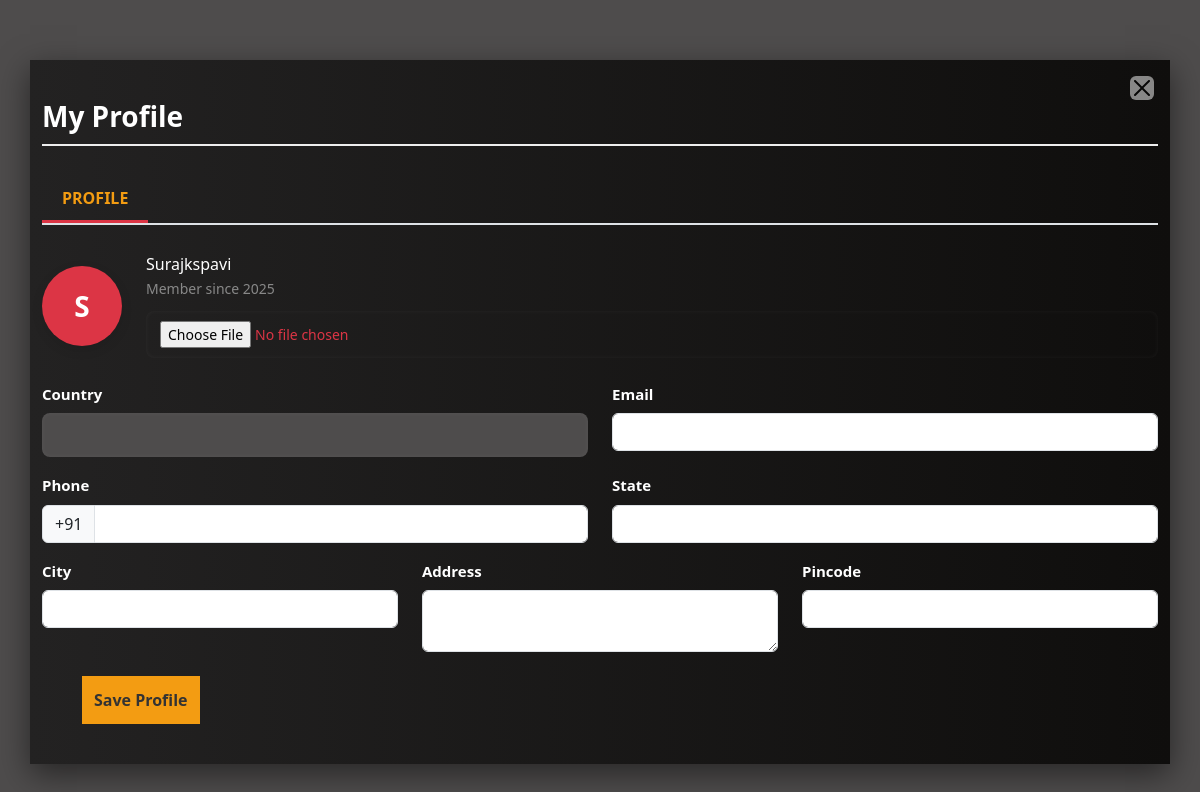
Before: /userdashboard/myprofile/ (signed in) with the older database file.
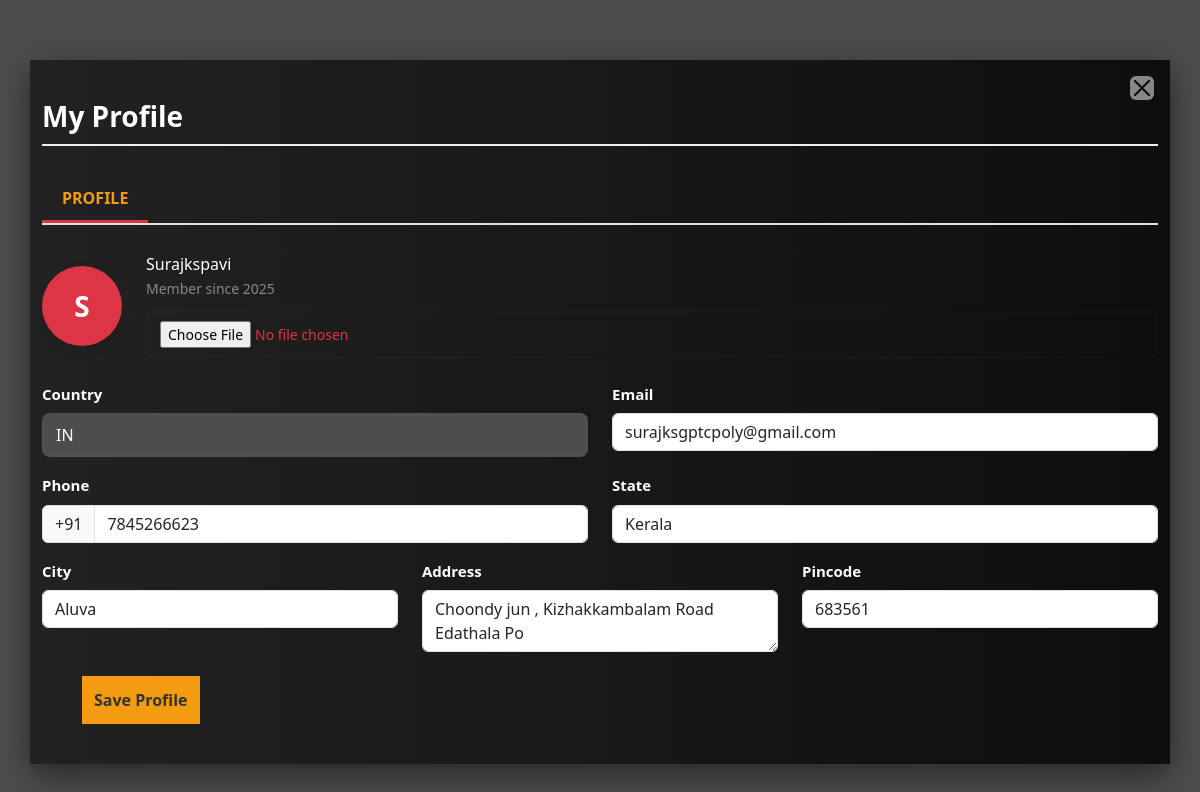
After: the same page with the newer database file.
### paintings/models.py (models this page shows, shortened)
class UserProfile(models.Model):
    user = models.OneToOneField(UserSignup, on_delete=models.CASCADE)
    email = models.EmailField( max_length=254, blank=True, null=True)
    phoneorusername = models.CharField(max_length=15)
    profile_picture = models.ImageField(upload_to='profile_pics/', blank=True, null=True)
    phone = models.CharField(max_length=15, blank=True, null=True)
    country = CountryField(blank_label='(Select country)', blank=True, null=True)
    address = models.CharField(max_length=255, blank=True, null=True)
    city = models.CharField(max_length=100, blank=True, null=True)
    state = models.CharField(max_length=100, blank=True, null=True)
    pincode = models.CharField(max_length=10, blank=True, null=True)
    created_at = models.DateTimeField(auto_now_add=True, null=True)

### paintings/views.py (the view)
# urls.py: path('userdashboard/myprofile/', views.myprofile, name='myprofile'),
def myprofile(request):
    user_id = request.session.get('user_id')
    if not user_id:
        return redirect('login')
    try:
        user = UserSignup.objects.get(id=user_id)
    except UserSignup.DoesNotExist:
        return redirect('login')
    profile, created = UserProfile.objects.get_or_create(user=user)
    if request.method == 'POST':
        form = UserProfileForm(request.POST, request.FILES, instance=profile)
        if form.is_valid():
            form.save()
            messages.success(request, "Profile updated successfully.")
            return redirect('myprofile')
        else:
            print("Form Errors:", form.errors)  # Debugging
    else:
        form = UserProfileForm(instance=profile)
    created_at = profile.created_at
    username = user.phoneorusername
    profile_initial = username[0].upper() if username else '?'
    profile_picture_url = profile.profile_picture.url if profile.profile_picture else None
    context = {
        'form': form,
        'user_name': username,
        'member_since': created_at,
        'profile_initial': profile_initial,
        'profile_picture': profile_picture_url,
    }
    return render(request, 'myprofile.html', context)

### paintings/forms.py
class UserProfileForm(forms.ModelForm):
    class Meta:
        model = UserProfile
        fields = [ 'profile_picture','email','phone', 'country', 'address', 'city', 'state', 'pincode']
        widgets = {
            'email': forms.EmailInput(attrs={'class': 'form-control'}),
            'phone': forms.TextInput(attrs={'class': 'form-control'}),
            'country': CountrySelectWidget(attrs={'class': 'form-select'}),
            'address': forms.Textarea(attrs={'class': 'form-control', 'rows': 2}),
            'city': forms.TextInput(attrs={'class': 'form-control'}),
            'state': forms.TextInput(attrs={'class': 'form-control'}),
            'pincode': forms.TextInput(attrs={'class': 'form-control'}),
        }

### paintings/templates/myprofile.html (shortened to what this page needs)
{% load static %}
<!DOCTYPE html>
<html lang="en">
<head>
    <link rel="stylesheet" href="{% static 'css/myprofile.css' %}">
    <link href="https://cdn.jsdelivr.net/npm/bootstrap@5.3.0/dist/css/bootstrap.min.css" rel="stylesheet">
    <link rel="stylesheet" href="https://cdn.jsdelivr.net/npm/swiper@11/swiper-bundle.min.css" />
</head>
<body>
<div class="container position-relative">
    <a href="{% url 'userdashboard' %}" style="background-color: #fff;" class="btn-close position-absolute top-0 end-0 m-3" aria-label="Close"></a>
    <h3 class="profile-header">My Profile</h3>
    <div class="profile-tab">
        <a href="#">PROFILE</a>
    </div>
    <form method="POST" enctype="multipart/form-data">
        <div class="row align-items-center mb-4">
            <div class="col-auto">
                {% if form.profile_picture.value %}
                    <img src="{{ form.profile_picture.value.url }}" class="profile-pic" />
                {% else %}
                    <div  class="profile-pic">{{ profile_initial }}</div>
                {% endif %}
            </div>
            <div class="col">
                <h6 class="mb-1" style="color: #fff;">{{ user_name }}</h6>
                <div class="member-info">Member since {{ member_since|date:"Y" }}</div>
                <div class="upload-text mt-1">
                    {{ form.profile_picture }}
                </div>
            </div>
        </div>
        <div class="row mb-3">
            <div class="col-md-6">
                <label class="form-label">Country</label>
                {{ form.country }}
            </div>
            <div class="col-md-6">
                <label class="form-label">Email</label>
                {{ form.email }}
            </div>
        </div>
        <div class="row mb-3">
            <div class="col-md-6">
                <label class="form-label" >Phone</label>
                <div class="input-group">
                    <span class="input-group-text" id="country-code">+91</span>
                    {{ form.phone }}
                </div>
            </div>
            <div class="col-md-6">
                <label class="form-label">State</label>
                {{ form.state }}
            </div>
        </div>
        <div class="row mb-4">
            <div class="col-md-4">
                <label class="form-label">City</label>
                {{ form.city }}
            </div>
            <div class="col-md-4">
                <label class="form-label">Address</label>
                {{ form.address }}
            </div>
            <div class="col-md-4">
                <label class="form-label">Pincode</label>
                {{ form.pincode }}
            </div>
        </div>
        <button type="submit" class="save-btn" >Save Profile</button>
    </form>
</div>
</body>
</html>

Changed rows visible on the page:
changed UserProfile: country (not shown) → "IN"; email (not shown) → "surajksgptcpoly@gmail.com"; phone (not shown) → "7845266623"; state (not shown) → "Kerala"; city (not shown) → "Aluva"; address (not shown) → "Choondy jun , Kizhakkambalam Road Edathala Po"; pincode (not shown) → "683561"
